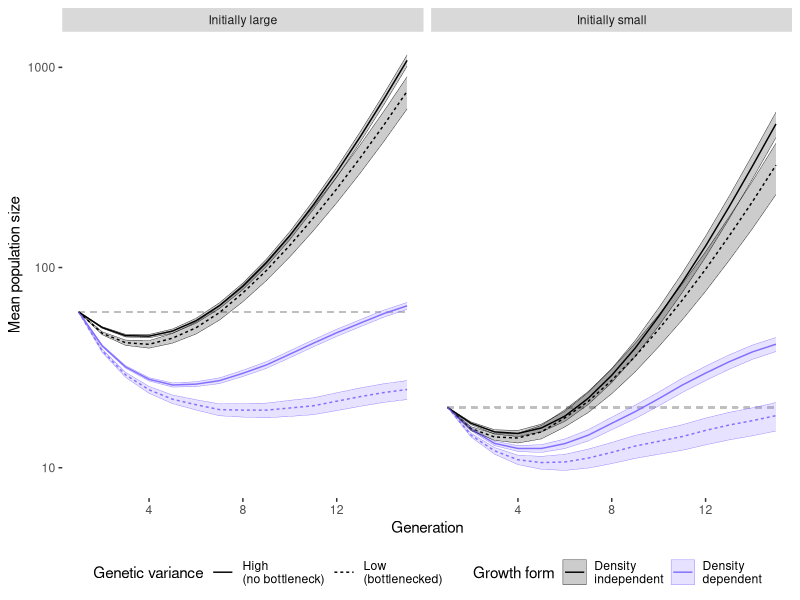

R code for this plot: (Note: this script raises an error after producing the figure.)
library(ggplot2)
library(dplyr)
library(tidyr)
library(tidyselect)

setwd('')

### Load in parameters

global.pars = data.frame(
  end.time = 15,
  init.row = 1e4,
  n.loci = 25,
  w.max = 2,
  theta = 2.6,
  wfitn = sqrt(1 / 0.14 / 2),
  sig.e = 0.5,
  pos.p = 0.5,
  alpha = 0.0035
)

### Population size data

a0n = read.csv('simulations/outputs/thrice_bottlenecked_results/a000_evotrue_all_n.csv') %>%
  mutate(ndd = FALSE) %>%
  merge(y = read.csv('simulations/outputs/thrice_bottlenecked_results/a000_evotrue_all_demo.csv') %>%
          select(n.pop0, bottleneck, gen, n.trials))
a3n = read.csv('simulations/outputs/thrice_bottlenecked_results/a035_evotrue_all_n.csv') %>%
  mutate(ndd = TRUE) %>%
  merge(y = read.csv('simulations/outputs/thrice_bottlenecked_results/a035_evotrue_all_demo.csv') %>%
          select(n.pop0, bottleneck, gen, n.trials))

alln = rbind(a0n, a3n)

## All treatment figure
## This would be Figure 1 in manuscript (or at least first fig in results)

ggplot(alln %>% 
         mutate(init.size = factor(ifelse(n.pop0 < 50, 'Initially small', 'Initially large'))), 
       aes(x = gen)) +
  geom_segment(
    aes(x = 1, xend = max(gen), y = n.pop0, yend = n.pop0),
    linetype = 2,
    colour = 'gray'
  ) +
  geom_line(
    aes(y = nbar,
        group = interaction(ndd, n.pop0, bottleneck),
        colour = factor(ndd),
        linetype = bottleneck)
  ) +
  geom_ribbon(
    aes(ymin = nbar - 2 * sqrt(nvar / n.trials),
        ymax = nbar + 2 * sqrt(nvar / n.trials),
        group = interaction(ndd, n.pop0, bottleneck),
        colour = factor(ndd),
        fill = factor(ndd)),
    alpha = 0.2,
    size = 0.125
  ) +
  scale_color_manual(values = c('black', 'slateblue1'),
                     labels = c("Density\nindependent",
                                "Density\ndependent"),
                     name = "Growth form") +
  scale_fill_manual(values = c('black', 'slateblue1'),
                    labels = c("Density\nindependent",
                               "Density\ndependent"),
                    name = "Growth form") +
  scale_linetype(name = "Genetic variance",
                 labels = c("High\n(no bottleneck)",
                            "Low\n(bottlenecked)")) +
  labs(x = 'Generation',
       y = 'Mean population size') +
  scale_y_log10(limits = c(9, 1180)) +
  facet_wrap(~ init.size) +
  theme(panel.background = element_blank(),
        legend.position = 'bottom') +
  ggsave('simulations/analysis_results/figure_drafts/draft_figs/fig_1.pdf')


##

ext.plot = alln %>%
  group_by(n.pop0, bottleneck, ndd) %>%
  arrange(n.pop0, bottleneck, ndd, gen) %>%
  mutate(n.extinct = c(0, -1 * diff(n.trials)),
         ins.p.ext1 = n.extinct / n.trials,
         ins.p.ext2 = n.extinct / max(n.trials),
         cum.p.ext  = n.trials / max(n.trials),
         con.p.ext  = n.extinct / max(n.extinct)) %>%
  mutate(varn = ifelse(bottleneck, 'High variation', 'Low variation'),
         pop0 = ifelse(n.pop0 < 50, 'Initially small', 'Initially large')) %>%
  ggplot(aes(x = gen))

ext.plot +
  geom_ribbon(
    aes(ymin = 0,
        ymax = 1 - cum.p.ext,
        group = interaction(ndd, n.pop0, bottleneck),
        fill = ndd),
    alpha = 0.15
  ) +
  geom_line(
    aes(y = ins.p.ext1,
        group = interaction(ndd, n.pop0, bottleneck),
        colour = ndd)
  ) +
  geom_ribbon(
    aes(ymin = ins.p.ext1 - 2 * sqrt(ins.p.ext1 * (1 - ins.p.ext1) / n.trials),
        ymax = ins.p.ext1 + 2 * sqrt(ins.p.ext1 * (1 - ins.p.ext1) / n.trials),
        group = interaction(ndd, n.pop0, bottleneck),
        fill = ndd),
    alpha = 0.3
  ) +
  scale_color_manual(values = c('black', 'purple'),
                     labels = c("Density\nindependent",
                                "Density\ndependent"),
                     name = "Growth form") +
  scale_fill_manual(values = c('black', 'purple'),
                    labels = c("Density\nindependent",
                               "Density\ndependent"),
                    name = "Growth form") +
  facet_grid(pop0 ~ varn) +
  theme(panel.background = element_blank(),
        legend.position = 'bottom')

### Demographic data

a0demo = read.csv('simulations/outputs/thrice_bottlenecked_results/a000_evotrue_all_demo.csv') %>% 
  mutate(ndd = FALSE) %>%
  merge(y = read.csv('simulations/outputs/thrice_bottlenecked_results/a000_evotrue_all_n.csv') %>%
          select(n.pop0, bottleneck, gen, pext))
a3demo = read.csv('simulations/outputs/thrice_bottlenecked_results/a035_evotrue_all_demo.csv') %>% 
  mutate(ndd = TRUE) %>%
  merge(y = read.csv('simulations/outputs/thrice_bottlenecked_results/a035_evotrue_all_n.csv') %>%
          select(n.pop0, bottleneck, gen, pext))

alldemo = rbind(a0demo, a3demo)


ggplot(alldemo, aes(x = gen)) +
  geom_segment(
    aes(x = 1, xend = 15, y = 1, yend = 1),
    linetype = 2, colour = 'gray'
  ) +
  geom_line(
    aes(y = zbar,
        group = interaction(n.pop0, ndd, bottleneck),
        colour = ndd)
  ) +
  geom_ribbon(
    aes(ymin = zbar - 2 * sqrt(zvar / n.trials),
        ymax = zbar + 2 * sqrt(zvar / n.trials),
        group = interaction(n.pop0, ndd, bottleneck),
        fill = ndd),
    alpha = 0.2
  ) +
  scale_color_manual(values = c('black', 'purple')) +
  scale_fill_manual(values = c('black', 'purple')) +
  facet_wrap(n.pop0 ~ bottleneck) +
  theme(panel.background = element_blank(),
        legend.position = 'bottom')

#

ggplot(alldemo, aes(x = gen)) +
  geom_segment(
    aes(x = 1, xend = 15, y = 1, yend = 1),
    linetype = 2, colour = 'gray'
  ) +
  geom_line(
    aes(y = wbar,
        group = interaction(n.pop0, ndd, bottleneck),
        colour = ndd)
  ) +
  geom_ribbon(
    aes(ymin = wbar - 2 * sqrt(wvar / n.trials),
        ymax = wbar + 2 * sqrt(wvar / n.trials),
        group = interaction(n.pop0, ndd, bottleneck),
        fill = ndd),
    alpha = 0.2
  ) +
  scale_color_manual(values = c('black', 'purple')) +
  scale_fill_manual(values = c('black', 'purple')) +
  facet_wrap(n.pop0 ~ bottleneck) +
  theme(panel.background = element_blank(),
        legend.position = 'bottom')

### Genetic data

a0gene = read.csv('simulations/outputs/thrice_bottlenecked_results/a000_evotrue_all_gene.csv') %>%
  mutate(ndd = FALSE) %>%
  merge(y = read.csv('simulations/outputs/thrice_bottlenecked_results/a000_evotrue_all_demo.csv') %>%
          select(n.pop0, bottleneck, gen, n.trials))
a3gene = read.csv('simulations/outputs/thrice_bottlenecked_results/a035_evotrue_all_gene.csv') %>%
  mutate(ndd = TRUE) %>%
  merge(y = read.csv('simulations/outputs/thrice_bottlenecked_results/a035_evotrue_all_demo.csv') %>%
          select(n.pop0, bottleneck, gen, n.trials))

allgene = rbind(a0gene, a3gene)

## All treatment plot

ggplot(allgene, aes(x = gen)) +
  geom_line(
    aes(y = vbar,
        group = interaction(ndd, n.pop0, bottleneck),
        colour = interaction(ndd, n.pop0))
  ) +
  geom_ribbon(
    aes(ymin = vbar - 2 * sqrt(vvar / n.trials),
        ymax = vbar + 2 * sqrt(vvar / n.trials),
        group = interaction(ndd, n.pop0, bottleneck),
        fill = interaction(ndd, n.pop0)),
    alpha = 0.2
  ) +
  scale_colour_manual(values = c('gray11', 'plum', 'black', 'purple'),
                      labels = c("Density independent, initially small",
                                 "Density dependent, initially small",
                                 "Density independent, initially large",
                                 "Density dependent, initially small"),
                      name = "Treatment") +
  scale_fill_manual(values = c('gray11', 'plum', 'black', 'purple'),
                    labels = c("Density independent, initially small",
                               "Density dependent, initially small",
                               "Density independent, initially large",
                               "Density dependent, initially small"),
                    name = "Treatment") +
  guides(color = guide_legend(ncol = 2, byrow = TRUE)) +
  labs(x = "Generation", y = "Genetic variance") +
  theme(panel.background = element_blank(),
        legend.position = 'bottom') +
  ggsave('~/Documents/Research/boulder/scott_rescue/esa_2020/genvar_fig.pdf',
         width = 10, height = 5)

## Only high-variation plot
ggplot(allgene %>% filter(!bottleneck), aes(x = gen)) +
  geom_line(
    aes(y = vbar,
        group = interaction(ndd, n.pop0, bottleneck),
        colour = interaction(ndd, n.pop0))
  ) +
  geom_ribbon(
    aes(ymin = vbar - 2 * sqrt(vvar / n.trials),
        ymax = vbar + 2 * sqrt(vvar / n.trials),
        group = interaction(ndd, n.pop0, bottleneck),
        fill = interaction(ndd, n.pop0)),
    alpha = 0.2
  ) +
  scale_colour_manual(values = c('gray11', 'plum1', 'black', 'purple'),
                      labels = c("Density independent, initially small",
                                 "Density dependent, initially small",
                                 "Density independent, initially large",
                                 "Density dependent, initially small"),
                      name = "Treatment") +
  scale_fill_manual(values = c('gray11', 'plum1', 'black', 'purple'),
                    labels = c("Density independent, initially small",
                               "Density dependent, initially small",
                               "Density independent, initially large",
                               "Density dependent, initially small"),
                    name = "Treatment") +
  guides(color = guide_legend(ncol = 2, byrow = TRUE)) +
  labs(x = "Generation", y = "Genetic variance") +
  lims(y = c(0.25, 0.50)) +
  theme(panel.background = element_blank(),
        legend.position = 'bottom') +
  ggsave('~/Documents/Research/boulder/scott_rescue/esa_2020/genvar_fig_highvar_only.pdf',
         width = 10, height = 5)

# Density independent only
ggplot(allgene %>% filter(!bottleneck & !ndd), aes(x = gen)) +
  geom_line(
    aes(y = vbar,
        group = interaction(ndd, n.pop0, bottleneck),
        colour = interaction(ndd, n.pop0))
  ) +
  geom_ribbon(
    aes(ymin = vbar - 2 * sqrt(vvar / n.trials),
        ymax = vbar + 2 * sqrt(vvar / n.trials),
        group = interaction(ndd, n.pop0, bottleneck),
        fill = interaction(ndd, n.pop0)),
    alpha = 0.2
  ) +
  scale_colour_manual(values = c('gray11', 'black'),
                      labels = c("Density independent, initially small",
                                 "Density independent, initially large"),
                      name = "Treatment") +
  scale_fill_manual(values = c('gray11', 'black'),
                    labels = c("Density independent, initially small",
                               "Density independent, initially large"),
                    name = "Treatment") +
  labs(x = "Generation", y = "Genetic variance") +
  guides(color = guide_legend(ncol = 1)) +
  lims(y = c(0.25, 0.50)) +
  theme(panel.background = element_blank(),
        legend.position = 'bottom') +
  ggsave('~/Documents/Research/boulder/scott_rescue/esa_2020/genvar_fig_highvar_black_only.pdf',
         width = 10, height = 5)

# Re-plot genotypes but with G&H estimates

pred.ds = expand.grid(bottleneck = c(TRUE, FALSE),
                      n.pop0 = c(20, 60),
                      gen = 1:global.pars$end.time) %>%
  merge(y = allgene %>% 
          filter(gen %in% 1, ndd) %>%
          select(bottleneck, n.pop0, vbar),
        by = c('bottleneck', 'n.pop0')) %>%
  rename(v1 = vbar) %>%
  mutate(
       k = with(global.pars, (wfitn^2 + sig.e^2) / (wfitn^2 + sig.e^2 + v1)),
       dt = global.pars$theta * k^(gen-1),
       zt = global.pars$theta - dt
       )

pred.ds

ggplot(alldemo, aes(x = gen)) +
  geom_segment(
    aes(x = 1, xend = 15, y = 1, yend = 1),
    linetype = 3, colour = 'gray'
  ) +
  geom_line(
    aes(y = zbar,
        group = interaction(n.pop0, ndd, bottleneck),
        colour = ndd)
  ) +
  geom_ribbon(
    aes(ymin = zbar - 2 * sqrt(zvar / n.trials),
        ymax = zbar + 2 * sqrt(zvar / n.trials),
        group = interaction(n.pop0, ndd, bottleneck),
        fill = ndd),
    alpha = 0.2
  ) +
  geom_line(
    data = pred.ds,
    aes(x = gen, y = zt),
    linetype = 2
  ) +
  scale_color_manual(values = c('black', 'purple')) +
  scale_fill_manual(values = c('black', 'purple')) +
  facet_wrap(n.pop0 ~ bottleneck) +
  theme(panel.background = element_blank(),
        legend.position = 'bottom')

# Well... G&H doesn't match at all.
# What the heck is happening here? 

ggplot(alldemo, aes(x = gen)) +
  geom_segment(
    aes(x = 1, xend = 15, y = 1, yend = 1),
    linetype = 3, colour = 'gray'
  ) +
  geom_line(
    aes(y = zbar,
        group = interaction(n.pop0, ndd, bottleneck),
        colour = ndd,
        linetype = bottleneck)
  ) +
  geom_ribbon(
    aes(ymin = zbar - 2 * sqrt(zvar / n.trials),
        ymax = zbar + 2 * sqrt(zvar / n.trials),
        group = interaction(n.pop0, ndd, bottleneck),
        fill = ndd),
    alpha = 0.2
  ) +
  scale_color_manual(values = c('black', 'purple')) +
  scale_fill_manual(values = c('black', 'purple')) +
  facet_wrap(n.pop0 ~ .) +
  theme(panel.background = element_blank(),
        legend.position = 'bottom')
